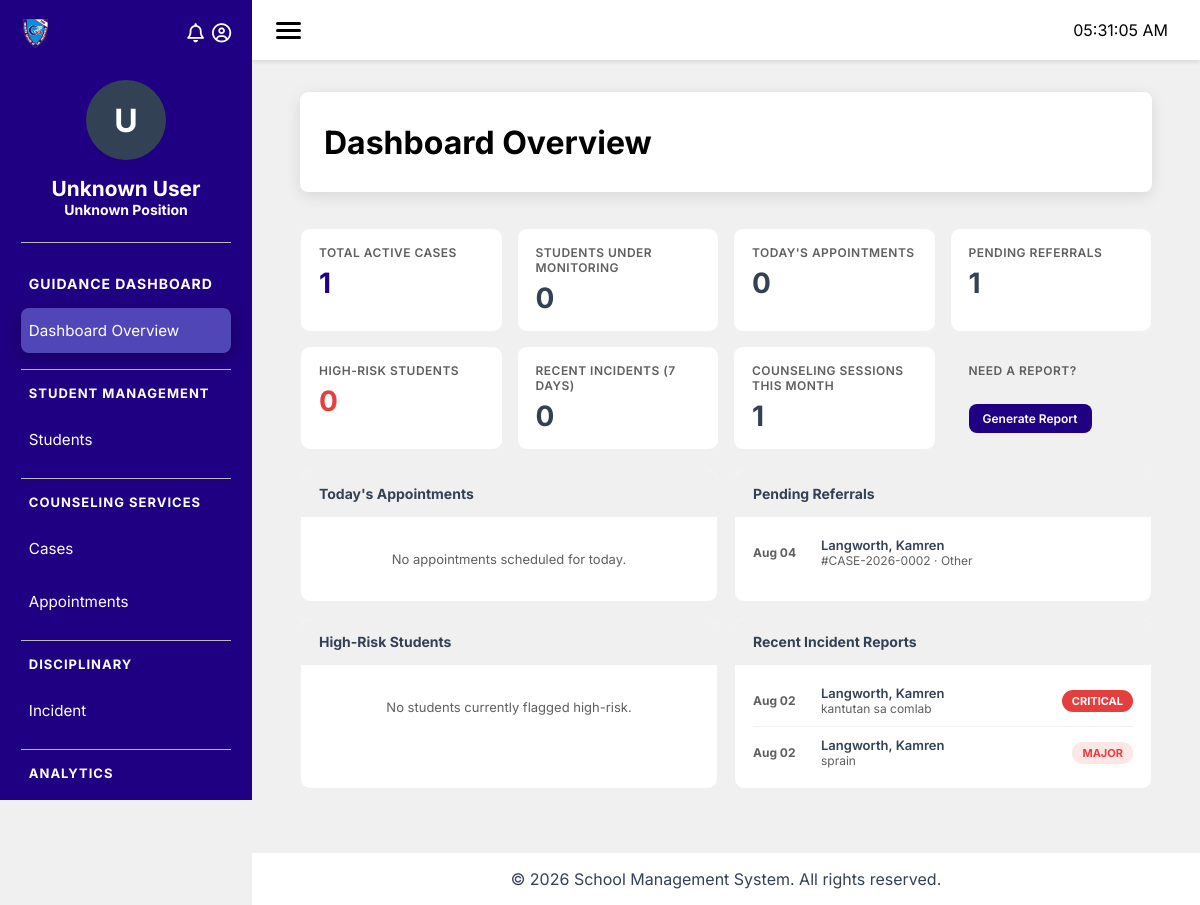
Screenshot of /modules/guidance/index.php (signed in) with the database file from the repository.
### tables this page shows
CREATE TABLE `gd_referrals` (
  `referral_id` bigint(20) NOT NULL,
  `case_id` bigint(20) NOT NULL,
  `referred_by` bigint(100) NOT NULL,
  `referral_source` enum('Teacher','Adviser','Principal','Parent','Self','Other') NOT NULL,
  `referral_reason` text NOT NULL,
  `referral_status` enum('Pending','Accepted','Rejected') DEFAULT 'Pending',
  `referral_date` date NOT NULL,
  `remarks` text DEFAULT NULL
);

CREATE TABLE `gd_cases` (
  `case_id` bigint(20) NOT NULL,
  `student_number` int(250) NOT NULL,
  `counselor_id` bigint(100) NOT NULL,
  `case_number` varchar(30) NOT NULL,
  `case_type` enum('Referral','Walk-in','Self Referral','Incident') NOT NULL,
  `priority` enum('Low','Medium','High','Critical') DEFAULT 'Medium',
  `status` enum('Open','In Progress','Closed') DEFAULT 'Open',
  `summary` text DEFAULT NULL,
  `opened_at` datetime NOT NULL,
  `closed_at` datetime DEFAULT NULL,
  `created_at` timestamp NOT NULL DEFAULT current_timestamp(),
  `updated_at` timestamp NOT NULL DEFAULT current_timestamp() ON UPDATE current_timestamp()
);

CREATE TABLE `gd_incidents` (
  `incident_id` bigint(20) NOT NULL,
  `student_number` int(250) NOT NULL,
  `reported_by` bigint(100) NOT NULL,
  `case_id` bigint(20) DEFAULT NULL,
  `incident_type` varchar(100) NOT NULL,
  `severity` enum('Minor','Moderate','Major','Critical') DEFAULT 'Minor',
  `incident_date` datetime NOT NULL,
  `location` varchar(255) DEFAULT NULL,
  `description` longtext NOT NULL,
  `action_taken` text DEFAULT NULL,
  `action_date` date DEFAULT NULL,
  `status` enum('Reported','Investigating','Resolved','Closed') DEFAULT 'Reported',
  `created_at` timestamp NOT NULL DEFAULT current_timestamp()
);

### database/db.php (called while the page is built, shortened)
<?php
class Database {
    private $conn;
    public function __construct() {
        $this->host = getenv('DB_HOST') ?: "localhost";
        $this->port = getenv('DB_PORT') ?: "3306";
        $this->db   = getenv('DB_DATABASE') ?: (getenv('DB_NAME') ?: "prototype");
        $this->user = getenv('DB_USER') ?: "root";
        $this->pass = getenv('DB_PASSWORD') !== false ? getenv('DB_PASSWORD') : "";
        try {
            $dsn = "mysql:host={$this->host};port={$this->port};dbname={$this->db};charset=utf8mb4";
            $this->conn = new PDO($dsn, $this->user, $this->pass);
            $this->conn->setAttribute(PDO::ATTR_ERRMODE, PDO::ERRMODE_EXCEPTION);
            $this->conn->setAttribute(PDO::ATTR_DEFAULT_FETCH_MODE, PDO::FETCH_ASSOC);
        } catch (PDOException $e) {
            throw new RuntimeException("DB Connection failed: " . $e->getMessage(), 0, $e);
        }
    }
    public function getConnection() {
        return $this->conn;
    }
}

### modules/guidance/classes/Analytics.php (called while the page is built, shortened)
<?php
include_once __DIR__ . '/../../../database/db.php';
class Analytics
{
    private $conn;
    public function __construct($pdo = null)
    {
        if ($pdo instanceof PDO) {
            $this->conn = $pdo;
        } else {
            $database = new Database();
            $this->conn = $database->getConnection();
        }
    }
    public function getDashboardSummary(): array
    {
        $activeCases = $this->scalar("SELECT COUNT(*) FROM gd_cases WHERE status IN ('Open', 'In Progress')");
        $monitoring  = $this->scalar("SELECT COUNT(*) FROM gd_student_profiles WHERE guidance_status = 'Monitoring'");
        $todaysAppts = $this->scalar("SELECT COUNT(*) FROM gd_appointments WHERE DATE(appointment_date) = CURDATE() AND status NOT IN ('Cancelled')");
        $pendingRefs = $this->scalar("SELECT COUNT(*) FROM gd_referrals WHERE referral_status = 'Pending'");
        $highRisk    = $this->scalar("SELECT COUNT(*) FROM gd_student_profiles WHERE risk_level = 'High'");
        $recentIncdt = $this->scalar("SELECT COUNT(*) FROM gd_incidents WHERE incident_date >= DATE_SUB(NOW(), INTERVAL 7 DAY)");
        $monthlySess = $this->scalar("SELECT COUNT(*) FROM gd_counseling_sessions WHERE MONTH(session_date) = MONTH(CURDATE()) AND YEAR(session_date) = YEAR(CURDATE())");
        return [
            'active_cases'             => $activeCases,
            'students_monitoring'      => $monitoring,
            'todays_appointments'      => $todaysAppts,
            'pending_referrals'        => $pendingRefs,
            'high_risk_students'       => $highRisk,
            'recent_incidents'         => $recentIncdt,
            'monthly_counseling_sessions' => $monthlySess,
        ];
    }
    public function getPendingReferralsList(int $limit = 5): array
    {
        $stmt = $this->conn->prepare("
            SELECT r.referral_date, r.referral_source, c.case_number,
                   CONCAT(s.last_name, ', ', s.first_name) AS student_name
            FROM gd_referrals r
            JOIN gd_cases c ON c.case_id = r.case_id
            JOIN rgr_students s ON s.student_number = c.student_number
            WHERE r.referral_status = 'Pending'
            ORDER BY r.referral_date ASC
            LIMIT :limit
        ");
        $stmt->bindValue(':limit', $limit, PDO::PARAM_INT);
        $stmt->execute();
        return $stmt->fetchAll(PDO::FETCH_ASSOC);
    }
    public function getRecentIncidentsList(int $limit = 5): array
    {
        $stmt = $this->conn->prepare("
            SELECT i.incident_date, i.incident_type, i.severity, i.status,
                   CONCAT(s.last_name, ', ', s.first_name) AS student_name
            FROM gd_incidents i
            JOIN rgr_students s ON s.student_number = i.student_number
            ORDER BY i.incident_date DESC
            LIMIT :limit
        ");
        $stmt->bindValue(':limit', $limit, PDO::PARAM_INT);
        $stmt->execute();
        return $stmt->fetchAll(PDO::FETCH_ASSOC);
    }
    private function scalar(string $sql): int
    {
        $stmt = $this->conn->prepare($sql);
        $stmt->execute();
        return (int) $stmt->fetchColumn();
    }
}

### modules/guidance/pages/dashboard-overview.php (the view, shortened to what this page needs)
<?php
include_once __DIR__ . '/../classes/Analytics.php';
$analyticsClass = new Analytics();
$summary          = $analyticsClass->getDashboardSummary();
$todaysAppts      = $analyticsClass->getTodaysAppointmentsList();
$pendingReferrals = $analyticsClass->getPendingReferralsList();
$highRiskStudents = $analyticsClass->getHighRiskStudentsList();
$recentIncidents  = $analyticsClass->getRecentIncidentsList();
function dshbrd_severity_badge_class($severity) {
    return match ($severity) {
        'Critical' => 'dshbrd-badge--severity-critical',
        'Major' => 'dshbrd-badge--severity-major',
        'Moderate' => 'dshbrd-badge--severity-moderate',
        default => 'dshbrd-badge--severity-minor',
    };
}
?>
<div class="module-header">
    <h1>Dashboard Overview</h1>
</div>
<div class="module-content">
    <div class="dshbrd-stats-grid">
        <div class="dshbrd-stat-card dshbrd-stat-card--accent">
            <span class="dshbrd-stat-card__label">Total Active Cases</span>
            <span class="dshbrd-stat-card__value"><?= htmlspecialchars($summary['active_cases']) ?></span>
        </div>
        <div class="dshbrd-stat-card">
            <span class="dshbrd-stat-card__label">Students Under Monitoring</span>
            <span class="dshbrd-stat-card__value"><?= htmlspecialchars($summary['students_monitoring']) ?></span>
        </div>
        <div class="dshbrd-stat-card">
            <span class="dshbrd-stat-card__label">Today's Appointments</span>
            <span class="dshbrd-stat-card__value"><?= htmlspecialchars($summary['todays_appointments']) ?></span>
        </div>
        <div class="dshbrd-stat-card">
            <span class="dshbrd-stat-card__label">Pending Referrals</span>
            <span class="dshbrd-stat-card__value"><?= htmlspecialchars($summary['pending_referrals']) ?></span>
        </div>
        <div class="dshbrd-stat-card dshbrd-stat-card--high">
            <span class="dshbrd-stat-card__label">High-Risk Students</span>
            <span class="dshbrd-stat-card__value"><?= htmlspecialchars($summary['high_risk_students']) ?></span>
        </div>
        <div class="dshbrd-stat-card">
            <span class="dshbrd-stat-card__label">Recent Incidents (7 days)</span>
            <span class="dshbrd-stat-card__value"><?= htmlspecialchars($summary['recent_incidents']) ?></span>
        </div>
        <div class="dshbrd-stat-card">
            <span class="dshbrd-stat-card__label">Counseling Sessions This Month</span>
            <span class="dshbrd-stat-card__value"><?= htmlspecialchars($summary['monthly_counseling_sessions']) ?></span>
        </div>
        <div class="dshbrd-stat-card dshbrd-stat-card--action">
            <span class="dshbrd-stat-card__label">Need a report?</span>
            <a href="?page=analytics-reports" data-page="analytics-reports" class="dshbrd-btn dshbrd-btn--sm">Generate Report</a>
        </div>
    </div>
    <div class="dshbrd-widget-grid">
        <div class="dshbrd-widget">
            <div class="dshbrd-widget__header">
                <h3>Today's Appointments</h3>
            </div>
            <div class="dshbrd-widget__body">
                <?php if (empty($todaysAppts)): ?>
                    <div class="dshbrd-empty">No appointments scheduled for today.</div>
                <?php endif; ?>
            </div>
        </div>
        <div class="dshbrd-widget">
            <div class="dshbrd-widget__header">
                <h3>Pending Referrals</h3>
            </div>
            <div class="dshbrd-widget__body">
                <?php if (empty($pendingReferrals)): ?>
                    <div class="dshbrd-empty">No pending referrals.</div>
                <?php else: ?>
                    <?php foreach ($pendingReferrals as $r): ?>
                        <div class="dshbrd-list-item">
                            <div class="dshbrd-list-item__time"><?= date('M d', strtotime($r['referral_date'])) ?></div>
                            <div class="dshbrd-list-item__body">
                                <div class="dshbrd-list-item__title"><?= htmlspecialchars($r['student_name']) ?></div>
                                <div class="dshbrd-list-item__sub">#<?= htmlspecialchars($r['case_number']) ?> &middot; <?= htmlspecialchars($r['referral_source']) ?></div>
                            </div>
                        </div>
                    <?php endforeach; ?>
                <?php endif; ?>
            </div>
        </div>
        <div class="dshbrd-widget">
            <div class="dshbrd-widget__header">
                <h3>High-Risk Students</h3>
            </div>
            <div class="dshbrd-widget__body">
                <?php if (empty($highRiskStudents)): ?>
                    <div class="dshbrd-empty">No students currently flagged high-risk.</div>
                <?php endif; ?>
            </div>
        </div>
        <div class="dshbrd-widget">
            <div class="dshbrd-widget__header">
                <h3>Recent Incident Reports</h3>
            </div>
            <div class="dshbrd-widget__body">
                <?php if (empty($recentIncidents)): ?>
                    <div class="dshbrd-empty">No recent incidents.</div>
                <?php else: ?>
                    <?php foreach ($recentIncidents as $i): ?>
                        <div class="dshbrd-list-item">
                            <div class="dshbrd-list-item__time"><?= date('M d', strtotime($i['incident_date'])) ?></div>
                            <div class="dshbrd-list-item__body">
                                <div class="dshbrd-list-item__title"><?= htmlspecialchars($i['student_name']) ?></div>
                                <div class="dshbrd-list-item__sub"><?= htmlspecialchars($i['incident_type']) ?></div>
                            </div>
                            <span class="dshbrd-badge <?= dshbrd_severity_badge_class($i['severity']) ?>"><?= htmlspecialchars($i['severity']) ?></span>
                        </div>
                    <?php endforeach; ?>
                <?php endif; ?>
            </div>
        </div>
    </div>
</div>

### modules/guidance/css/layout/module-container.css (style rules this page uses)
.module-header { background: var(--color3); padding: 1.5rem; border-radius: 8px; box-shadow: 0 4px 15px rgba(0, 0, 0, 0.1); margin-bottom: 2rem; min-height: 100px; display: flex; flex-direction: column; justify-content: center; }
.module-content { min-height: 500px; }

### modules/guidance/css/pages/students.css (style rules this page uses)
.module-content { display: flex; flex-direction: column; gap: 20px; padding: 4px 0 32px 0; }

### modules/guidance/css/pages/cases.css (style rules this page uses)
.module-content { display: flex; flex-direction: column; gap: 20px; padding: 4px 0 32px 0; }

### modules/guidance/css/pages/appointments.css (style rules this page uses)
.module-content { display: flex; flex-direction: column; gap: 20px; padding: 4px 0 32px 0; }

### modules/guidance/css/pages/incidents.css (style rules this page uses)
.module-content { display: flex; flex-direction: column; gap: 20px; padding: 4px 0 32px 0; }

### modules/guidance/css/pages/dashboard-overview.css (style rules this page uses)
.module-content { display: flex; flex-direction: column; gap: 20px; padding: 4px 0 32px 0; }
.dshbrd-stats-grid { display: grid; grid-template-columns: repeat(4, 1fr); gap: 14px; }
.dshbrd-stat-card { background: var(--color3); border: 1px solid var(--color9); border-radius: 10px; padding: 16px 18px; display: flex; flex-direction: column; gap: 6px; }
.dshbrd-stat-card__label { font-size: 12px; font-weight: 600; letter-spacing: .04em; text-transform: uppercase; color: var(--color5); }
.dshbrd-stat-card__value { font-size: 28px; font-weight: 700; color: var(--color2); }
.dshbrd-stat-card--accent .dshbrd-stat-card__value { color: var(--color1); }
.dshbrd-stat-card--high .dshbrd-stat-card__value { color: var(--color10); }
.dshbrd-stat-card--action { justify-content: space-between; background: var(--color9); border-style: dashed; }
.dshbrd-btn { display: inline-flex; align-items: center; justify-content: center; gap: 6px; border: none; border-radius: 8px; padding: 9px 16px; font-size: 13px; font-weight: 600; cursor: pointer; background: var(--color1); color: var(--color3); text-decoration: none; transition: opacity .15s ease; width: fit-content; }
.dshbrd-btn--sm { padding: 7px 14px; font-size: 12px; }
.dshbrd-widget-grid { display: grid; grid-template-columns: 1fr 1fr; gap: 16px; }
.dshbrd-widget { background: var(--color3); border: 1px solid var(--color9); border-radius: 10px; overflow: hidden; }
.dshbrd-widget__header { padding: 14px 18px; border-bottom: 1px solid var(--color9); background: var(--color9); }
.dshbrd-widget__header h3 { margin: 0; font-size: 14px; color: var(--color2); }
.dshbrd-widget__body { padding: 10px 18px; display: flex; flex-direction: column; max-height: 320px; overflow-y: auto; }
.dshbrd-list-item { display: flex; align-items: center; gap: 12px; padding: 10px 0; border-bottom: 1px solid var(--color9); }
.dshbrd-list-item:last-child { border-bottom: none; }
.dshbrd-list-item__time { font-size: 12px; font-weight: 700; color: var(--color5); min-width: 56px; flex-shrink: 0; }
.dshbrd-list-item__body { flex: 1; min-width: 0; }
.dshbrd-list-item__title { font-size: 13px; font-weight: 600; color: var(--color2); }
.dshbrd-list-item__sub { font-size: 12px; color: var(--color5); }
.dshbrd-empty { text-align: center; padding: 24px 0; color: var(--color5); font-size: 13px; }
.dshbrd-badge { display: inline-flex; align-items: center; padding: 4px 10px; border-radius: 999px; font-size: 11px; font-weight: 700; text-transform: uppercase; background: rgba(81,70,183,.12); color: var(--color7); flex-shrink: 0; }
.dshbrd-badge--severity-major { background: rgba(229,62,62,.12); color: var(--color10); }
.dshbrd-badge--severity-critical { background: var(--color10); color: var(--color3); }

### modules/guidance/css/pages/analytics-report.css (style rules this page uses)
.module-content { display: flex; flex-direction: column; gap: 20px; padding: 4px 0 32px 0; }

### modules/guidance/css/base/variables.css (style rules this page uses)
:root { --color1: rgba(32, 0, 130, 1); --color2: rgba(51, 65, 85, 1); --color3: rgba(255, 255, 255, 1); --color4: rgba(186, 186, 186, 1); --color5: rgba(95, 95, 95, 1); --color6: rgba(51, 65, 85, 1); --color7: rgb(81, 70, 183); --color8: rgb(0, 0, 0); --color9: rgba(240, 240, 240, 1); --color10: #e53e3e; --sidebar-width: 252px; --header-height: 60px; }

### modules/guidance/css/base/global.css (style rules this page uses)
body { background: var(--color9); }

### rows the page displays
gd_referrals: referral_date "Aug 04", student_name "Langworth, Kamren", case.case_number "CASE-2026-0002", referral_source "Other"
gd_incidents: incident_date "Aug 02", student_name "Langworth, Kamren", incident_type "kantutan sa comlab", severity "CRITICAL"
gd_incidents: incident_date "Aug 02", student_name "Langworth, Kamren", incident_type "sprain", severity "MAJOR"

### other values shown
substr(htmlspecialchars($employeeClass->getEmployeeName()), 0, 1) "U"
$employeeClass->getEmployeeName() "Unknown User"
$employeeClass->getEmployeePosition() "Unknown Position"
$label "Dashboard Overview"
str_replace('-', ' ', $section) "STUDENT MANAGEMENT"
$label "Students"
str_replace('-', ' ', $section) "COUNSELING SERVICES"
$label "Cases"
$label "Appointments"
str_replace('-', ' ', $section) "DISCIPLINARY"
$label "Incident"
str_replace('-', ' ', $section) "ANALYTICS"
$summary['active_cases'] "1"
$summary['students_monitoring'] "0"
$summary['todays_appointments'] "0"
